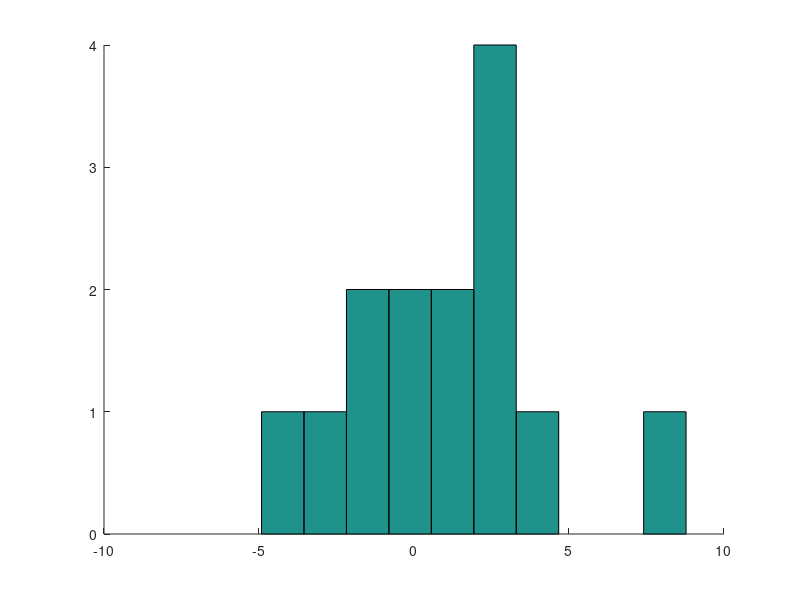

MATLAB code to generate this figure:
% ***
% A script for simulating the data for the model 0 (simple
% example of normal data)
% ***

%% Define experiment parameters
SAVE_RESULTS = false; 
PLOT_RESULTS = true; 
FILENAME_EXP = 'SimulatedExp0'; % Name for saving simulated data (without extension)
N = 14; % Number of samples collected in the experiment

%% Define true parameter values
mu_true = 1; % true population mean
sigma_true = 3; % true population standard deviation

%% Generate data to illustrate difference between p-values and CIs
% The p-value should be >0.05 and CI relatively wide for illustration
while true
    y = normrnd(mu_true, sigma_true, N, 1); % generate data
    [nullRejected, p_val, ci, stats] = ttest(y);
    if ~nullRejected && (ci(2) > 3)
        break;
    end
end

% Display results for the selected dataset
nullRejected, p_val, ci, stats

%% Plot data
if PLOT_RESULTS
    % Plot figure
    figure
    hold on
    
    % Plot the data
    hist(y)
    
    hold off
end

%% Save data
if SAVE_RESULTS
    % Save the true parameters and data in Matlab format
    save([FILENAME_EXP '.mat'],...
        'N', ... % experimental design
        'mu_true', 'sigma_true',... % true parameter values
        'y'); % generated data
        
    % Save data in the format expected by 'run_model0.m' script
    dlmwrite([FILENAME_EXP '.csv'], y, ';');
end